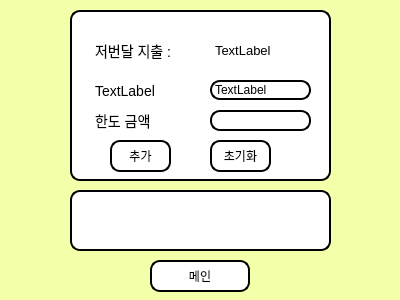
<?xml version="1.0" encoding="UTF-8"?>
<ui version="4.0">
 <class>Form</class>
 <widget class="QWidget" name="Form">
  <property name="geometry">
   <rect>
    <x>0</x>
    <y>0</y>
    <width>400</width>
    <height>300</height>
   </rect>
  </property>
  <property name="windowTitle">
   <string>Form</string>
  </property>
  <property name="styleSheet">
   <string notr="true">background-color:rgb(244, 255, 169);
font: 700 13pt &quot;Nanum Gothic&quot;; color:rgb(0, 0, 0);
</string>
  </property>
  <widget class="QGroupBox" name="groupBox">
   <property name="geometry">
    <rect>
     <x>70</x>
     <y>10</y>
     <width>261</width>
     <height>171</height>
    </rect>
   </property>
   <property name="styleSheet">
    <string notr="true">background-color:rgb(255, 255, 255);
border: 2px solid rgb(0, 0, 0);
border-radius: 10px

</string>
   </property>
   <property name="title">
    <string/>
   </property>
   <widget class="QLabel" name="label">
    <property name="geometry">
     <rect>
      <x>140</x>
      <y>30</y>
      <width>101</width>
      <height>21</height>
     </rect>
    </property>
    <property name="styleSheet">
     <string notr="true">background-color:rgb(255, 255, 255);
border: 2px solid white;
border-radius: 10px; 
selection-background-color: darkgray; 
font-size: 13px;
setalignment: center;

</string>
    </property>
    <property name="text">
     <string>TextLabel</string>
    </property>
   </widget>
   <widget class="QLineEdit" name="num1">
    <property name="geometry">
     <rect>
      <x>140</x>
      <y>100</y>
      <width>101</width>
      <height>21</height>
     </rect>
    </property>
   </widget>
   <widget class="QLabel" name="label_2">
    <property name="geometry">
     <rect>
      <x>20</x>
      <y>30</y>
      <width>91</width>
      <height>21</height>
     </rect>
    </property>
    <property name="styleSheet">
     <string notr="true">background-color:rgb(255, 255, 255);
border: 2px solid white;
border-radius: 10px; 
selection-background-color: darkgray; 
font-size: 14px;
setalignment: center;

</string>
    </property>
    <property name="text">
     <string>저번달 지출 :</string>
    </property>
   </widget>
   <widget class="QLabel" name="label_3">
    <property name="geometry">
     <rect>
      <x>20</x>
      <y>100</y>
      <width>71</width>
      <height>21</height>
     </rect>
    </property>
    <property name="styleSheet">
     <string notr="true">background-color:rgb(255, 255, 255);
border: 2px solid white;
border-radius: 10px; 
selection-background-color: darkgray; 
font-size: 14px;
setalignment: center;

</string>
    </property>
    <property name="text">
     <string>한도 금액</string>
    </property>
   </widget>
   <widget class="QPushButton" name="check">
    <property name="geometry">
     <rect>
      <x>40</x>
      <y>130</y>
      <width>61</width>
      <height>32</height>
     </rect>
    </property>
    <property name="text">
     <string>추가</string>
    </property>
   </widget>
   <widget class="QPushButton" name="pushButton">
    <property name="geometry">
     <rect>
      <x>140</x>
      <y>130</y>
      <width>61</width>
      <height>32</height>
     </rect>
    </property>
    <property name="text">
     <string>초기화</string>
    </property>
   </widget>
   <widget class="QLabel" name="label_4">
    <property name="geometry">
     <rect>
      <x>20</x>
      <y>70</y>
      <width>101</width>
      <height>21</height>
     </rect>
    </property>
    <property name="styleSheet">
     <string notr="true">background-color:rgb(255, 255, 255);
border: 2px solid white;
border-radius: 10px; 
selection-background-color: darkgray; 
font-size: 14px;
setalignment: center;

</string>
    </property>
    <property name="text">
     <string>TextLabel</string>
    </property>
   </widget>
   <widget class="QLabel" name="label_5">
    <property name="geometry">
     <rect>
      <x>140</x>
      <y>70</y>
      <width>101</width>
      <height>20</height>
     </rect>
    </property>
    <property name="text">
     <string>TextLabel</string>
    </property>
   </widget>
  </widget>
  <widget class="QPushButton" name="okay">
   <property name="geometry">
    <rect>
     <x>150</x>
     <y>260</y>
     <width>100</width>
     <height>32</height>
    </rect>
   </property>
   <property name="styleSheet">
    <string notr="true">background-color:rgb(255, 255, 255);
border: 2px solid rgb(0, 0, 0);
border-radius: 10px
</string>
   </property>
   <property name="text">
    <string>메인</string>
   </property>
  </widget>
  <widget class="QTextBrowser" name="textBrowser">
   <property name="geometry">
    <rect>
     <x>70</x>
     <y>190</y>
     <width>261</width>
     <height>61</height>
    </rect>
   </property>
   <property name="styleSheet">
    <string notr="true">background-color:rgb(255, 255, 255);
border: 2px solid rgb(0, 0, 0);
border-radius: 10px
</string>
   </property>
  </widget>
 </widget>
 <resources/>
 <connections/>
</ui>
